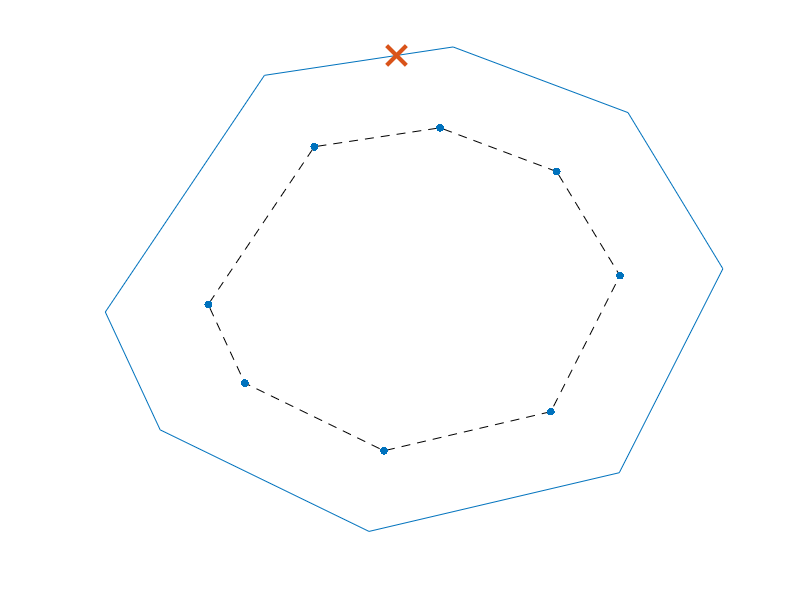

Reproduce this figure in MATLAB.
N = 8;

rng(30, 'twister')

th = (1:N)*(2*pi)/N;

b = 0.3 * (2*rand(1, N)-1);
th_off = th + b;

th_off2 = [th_off th_off(1)];


r = 1.5;
alpha = 0.7;
ind = 2;
target_x = r*(alpha*cos(th_off(ind)) + (1-alpha)*cos(th_off(ind+1)));
target_y = r*(alpha*sin(th_off(ind)) + (1-alpha)*sin(th_off(ind+1)));



figure(1)
clf
hold on
plot(r*cos(th_off2), r*sin(th_off2))
plot(cos(th_off2), sin(th_off2), '--k')
scatter(cos(th_off2), sin(th_off2), 300, '.k')
scatter(target_x, target_y, 200,  'xk', 'linewidth', 3)
axis off
hold off

